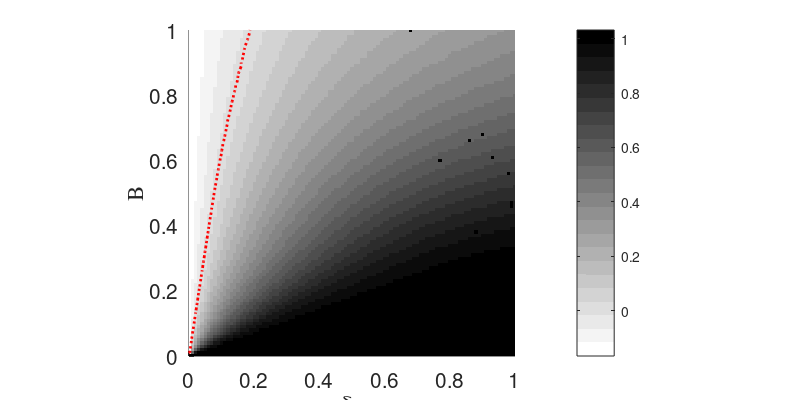

Source code (MATLAB):
load ./SimpleRIExample_50000samp.mat

data = leans_nmean;

% full color plot
figure('Units', 'inches', ...
'Position', [0 0 8 4],...
'PaperPositionMode','auto');

hold on;
cmap = colormap(flipud(gray(24)));

hImage1 = imagesc(xytol,B,data);
set(gca,'YDir','normal');
hold on;
 
[hCont2,hH2] = contour(xytol,B,data,...
             [0.0 0.0],':r','LineWidth',2);
% clabel(hCont2,hH2,'FontName','Times','FontSize', 15,'Color','r');         
         
xlim([0 1]);
ylim([0 1]);
axis square;
% 
% caxis([-0.8 0.8]);
cbar = colorbar();
set(cbar,'Visible','on');

hXLabel = xlabel('\delta_y');
hYLabel = ylabel('B');

set([hXLabel, hYLabel],'FontName','Times');
set([hXLabel, hYLabel],'FontSize', 15);

hSubtitle = title('');
set(hSubtitle,'FontName','Times');
set(hSubtitle,'FontSize', 15);
set(gca,'fontsize',15);

hold off;
print -depsc2 ./SimpleIRexample_plot.eps
close;

% % 3color plot
% figure('Units', 'inches', ...
% 'Position', [0 0 8 4],...
% 'PaperPositionMode','auto');
% 
% hold on;
% cmap = colormap(flipud(gray(3)));
% 
% hImage1 = imagesc(xytol,B,tcolorp);
% set(gca,'YDir','normal');
% hold on;
% 
% xlim([0 1]);
% ylim([0 1]);
% axis square;
% cbar = colorbar();
% set(cbar,'Visible','off');
% 
% hXLabel = xlabel('\delta_y');
% hYLabel = ylabel('B');
% 
% set([hXLabel, hYLabel],'FontName','Times');
% set([hXLabel, hYLabel],'FontSize', 15);
% 
% hSubtitle = title('');
% set(hSubtitle,'FontName','Times');
% set(hSubtitle,'FontSize', 15);
% set(gca,'fontsize',15);
% 
% hold off;
% print -depsc2 ./SimpleIRexample_plot3C.eps
% close;
